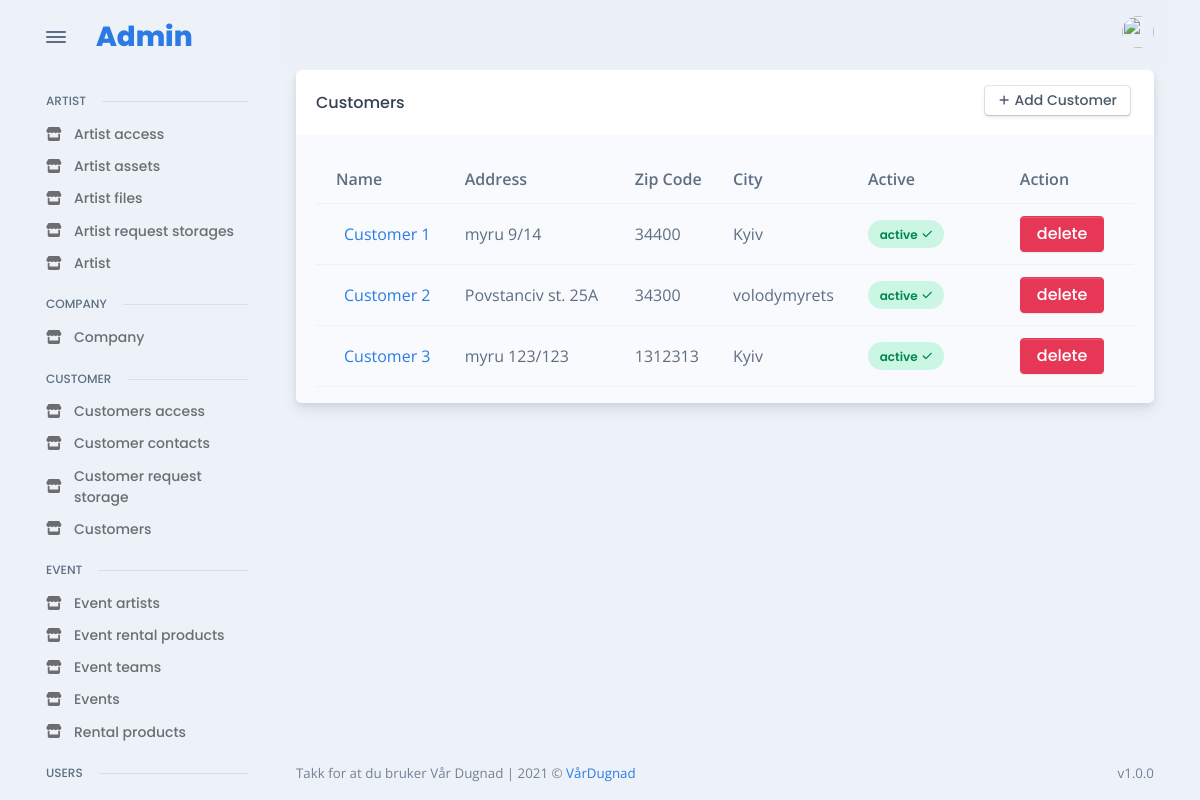
The page /en/admin_site/customer/all_customers/ (signed in) on the database its author committed.
### customer/models.py (models this page shows, shortened)
class Customer(models.Model):
    organization_number = models.CharField(
        "Organization number", max_length=255, unique=True
    )
    name = models.CharField("Name", max_length=255, unique=True)
    address = models.CharField("Address", max_length=255)
    zip_code = models.CharField("Zip Code", max_length=255)
    city = models.CharField("City", max_length=255)
    active = models.BooleanField(default=True)

### admin_app/admin_customer/views.py (the view)
# urls.py: path("all_customers/", CustomerListView.as_view(), name="admin_get_all_customers"),
class CustomerListView(LoginRequiredMixin, ListView):
    model = Customer
    template_name = "admin/pages/customer/customer/all.html"
    context_object_name = "customers"

### templates/admin/pages/customer/customer/all.html (shortened to what this page needs)
{% extends 'base/admin_base.html' %}
{% load static %}
{% load widget_tweaks %}
{% block content %}
<div class="card">
  <div class="card-header">
    <div class="row flex-between-center">
      <div class="col-4 col-sm-auto d-flex align-items-center pe-0">
        <h5 class="fs-0 mb-0 text-nowrap py-2 py-xl-0">Customers</h5>
      </div>
      <div class="col-8 col-sm-auto text-end ps-2">
        <a href="{% url 'admin_add_new_customer' %}" class="btn btn-falcon-default btn-sm me-1 mb-1">
          <span class="fas fa-plus me-1" data-fa-transform="shrink-3"></span>Add Customer
        </a>
      </div>
    </div>
  </div>
  <div class="card-body bg-light pb-0">
    <div class="table-responsive scrollbar">
      {% if customers|length %}
      <table class="table table-hover table-striped overflow-hidden">
        <thead>
          <tr>
            <th scope="col">Name</th>
            <th scope="col">Address</th>
            <th scope="col">Zip Code</th>
            <th scope="col">City</th>
            <th scope="col">Active</th>
            <th></th>
            <th></th>
            <th scope="col">Action</th>
          </tr>
        </thead>
        <tbody>
          {% for customer in customers %}
          <tr class="align-middle">
            <td class="text-nowrap">
              <div class="d-flex align-items-center">
                <div class="ms-2"><a href="{% url 'admin_change_details_customer' customer.id %}">{{customer.name}}</a></div>
              </div>
            </td>
            <td class="text-nowrap"> {{customer.address}} </td>
            <td class="text-nowrap"> {{customer.zip_code}} </td>
            <td class="text-nowrap"> {{customer.city}} </td>
            {% if customer.active %}
              <td><span class="badge badge rounded-pill d-block p-2 badge-soft-success">active<span class="ms-1 fas fa-check" data-fa-transform="shrink-2"></span></span></td>
            {% else %}
              <td><span class="badge badge rounded-pill d-block p-2 badge-soft-danger">disabled<span class="ms-1 fas fa-times" data-fa-transform="shrink-2"></span></span></td>
            {% endif %}
            <td></td>
            <th></th>
            <td><a class="btn btn-danger"  href="{% url 'admin_delete_customer' customer.id %}">delete</a></tr>
          {% endfor %}
        </tbody>
      </table>
      {% else %}
          <p>There is no artist yet, try to add some</p>
      {% endif %}
    </div>
  </div>
  </div>
{% endblock %}

### rows shown on the page
Customer: name "Customer 1", address "myru 9/14", zip_code "34400", city "Kyiv", active "active"
Customer: name "Customer 2", address "Povstanciv st. 25A", zip_code "34300", city "volodymyrets", active "active"
Customer: name "Customer 3", address "myru 123/123", zip_code "1312313", city "Kyiv", active "active"
